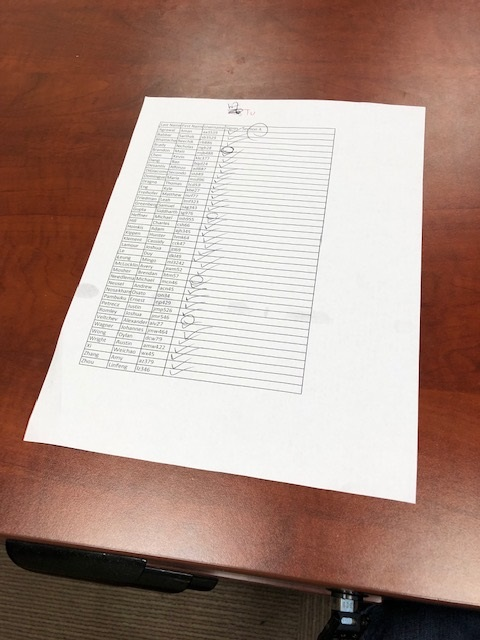
#> input picture matttest1.jpg, 480 x 640 px
$ python main.py
#> lines starting #> are read from the running program, lines starting #| are printed output that depends on the picture; after the words box and inside, x2 and y2 are one past the last pixel; in counts of white or black regions, pixels touching at a corner belong together
import cv2
import numpy as np
import matplotlib.pyplot as plt

img = cv2.imread('matttest1.jpg')
#> img is the input picture: shape (640, 480, 3); mean B, G, R 133.9, 144.2, 170.8
assert img is not None, 'Image not found'

plt.figure(figsize=(10,5))
plt.imshow(cv2.cvtColor(img, cv2.COLOR_BGR2RGB))
plt.title('Original Image')
plt.axis('off')
plt.show()

gray_img = cv2.cvtColor(img, cv2.COLOR_BGR2GRAY)
new_height = 512
new_width = int((new_height / img.shape[0] * img.shape[1]))
#> new_width = 384
resized_img = cv2.resize(gray_img, (new_width, new_height))
cv2.imwrite('resized_image.jpg', resized_img)

sigma = 2
blurred_img = cv2.GaussianBlur(resized_img, (0,0), sigma)
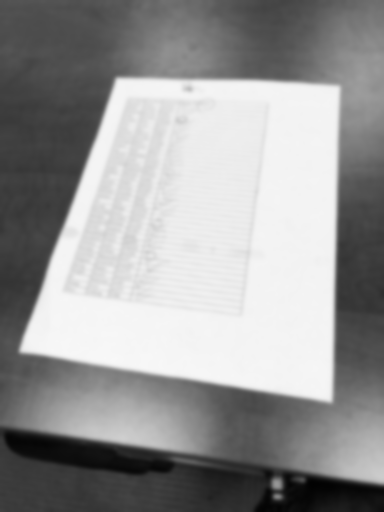
#> blurred_img: shape (512, 384); min 1, max 248, mean 151

mean_val = np.mean(blurred_img)
#> mean_val = 151
std_val = np.std(blurred_img)
#> std_val = 78.55
low_thresh = max(0, (mean_val - std_val)/255)
#> low_thresh = 0.284
high_thresh = min(1, (mean_val + std_val)/255)
#> high_thresh = 0.9
low_thresh = max(0.1, min(low_thresh, 0.2))
#> low_thresh = 0.2
high_thresh = max(0.2, min(high_thresh, 0.3))
#> high_thresh = 0.3

edges = cv2.Canny(blurred_img, int(low_thresh*255), int(high_thresh*255))
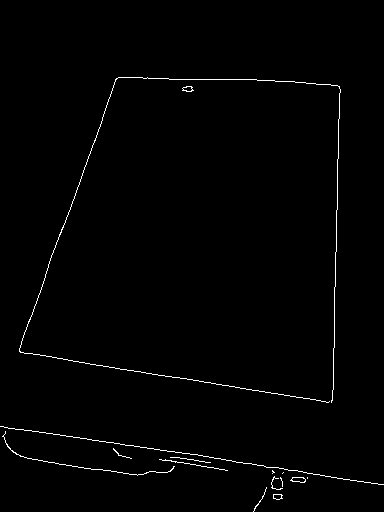
#> edges: shape (512, 384); 1% white in thin lines or dots, all inside (x1, y1, x2, y2) = (0, 77, 384, 512)

kernel = cv2.getStructuringElement(cv2.MORPH_RECT, (5,5))
closed_edges = cv2.morphologyEx(edges, cv2.MORPH_CLOSE, kernel)
#> closed_edges: shape (512, 384); 1.3% white; 4 white regions

plt.figure(figsize=(10,5))
plt.imshow(closed_edges, cmap='gray')
plt.title('Canny Edge Detection')
plt.axis('off')
plt.show()

contour, _ = cv2.findContours(closed_edges, cv2.RETR_EXTERNAL, cv2.CHAIN_APPROX_SIMPLE)
#> contour = 2 contours; box (x1, y1, x2, y2) and area: (19, 77, 341, 403) 81289, (0, 426, 384, 512) 5205
largest_contour = max(contour, key=cv2.contourArea)
#> largest_contour = contour of 338 points, box (x1, y1, x2, y2) (19, 77, 341, 403), area 81289

paper_mask = np.zeros_like(closed_edges)
cv2.drawContours(paper_mask, [largest_contour], -1, (255), -1)
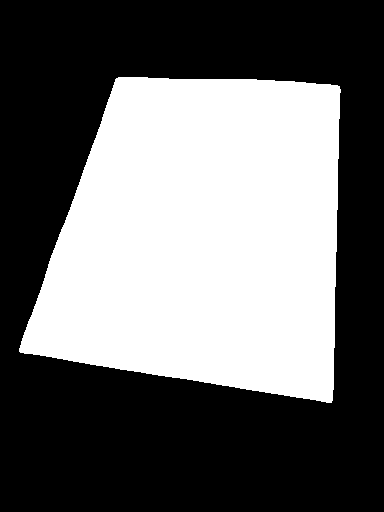
#> paper_mask: shape (512, 384); 41.6% white; 1 white region, box (x1, y1, x2, y2) and area: (19, 77, 341, 403) 81852

flitered_edges = cv2.bitwise_and(closed_edges, paper_mask)
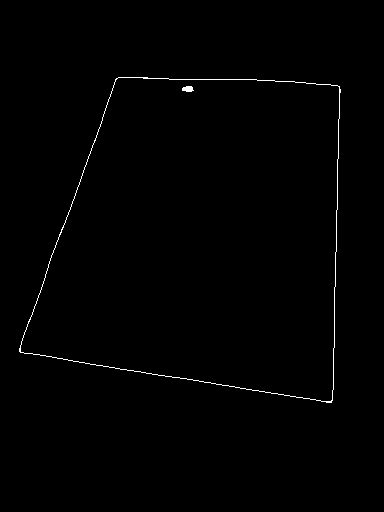
#> flitered_edges: shape (512, 384); 0.61% white in thin lines or dots, all inside (x1, y1, x2, y2) = (19, 77, 341, 403)

lines = cv2.HoughLines(flitered_edges, 1, np.pi/180, threshold=100)
#> lines = [[345, 1.73], [340, 0.0175], [137, 0.349], [75, 1.59]]

hough_img = cv2.cvtColor(flitered_edges, cv2.COLOR_GRAY2BGR)
if lines is not None:
    for line in lines:
        rho, theta = line[0]
        a = np.cos(theta)
        b = np.sin(theta)
        x0 = a * rho
        y0 = b * rho
        x1 = int(x0 + 1000 * (-b))
        y1 = int(y0 + 1000 * a)
        x2 = int(x0 - 1000 * (-b))
        y2 = int(y0 - 1000 * a)
        cv2.line(hough_img, (x1, y1), (x2, y2), (0, 0, 255), 2)
#> this loop made 4 passes
#> (rho, theta, a, b, x0, y0, x1, y1) on passes 1 to 4: (345, 1.73, -0.156, 0.988, -53.97, 340.8, -1041, 184), (340, 0.0175, 1, 0.0175, 339.9, 5.93, 322, 1005), (137, 0.349, 0.94, 0.342, 128.7, 46.86, -213, 986), (75, 1.59, -0.0175, 1, -1.31, 74.99, -1001, 57)
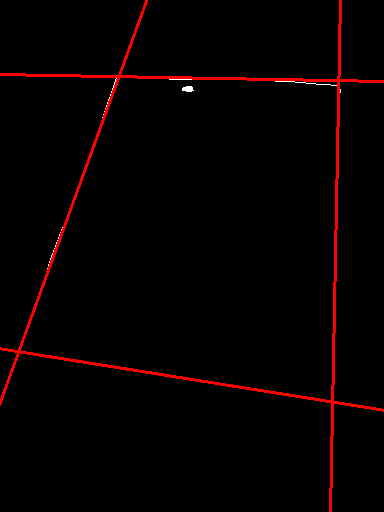
#> hough_img: shape (512, 384, 3); mean B, G, R 0.3, 0.3, 6.8

plt.figure(figsize=(10, 5))
plt.imshow(cv2.cvtColor(hough_img, cv2.COLOR_BGR2RGB))
plt.title("Hough Transform Lines")
plt.axis("off")
plt.show()

epsilon = 0.02 * cv2.arcLength(largest_contour, True)
#> epsilon = 23.87
approx = cv2.approxPolyDP(largest_contour, epsilon, True)
#> approx = [[116, 78], [19, 351], [331, 402], [339, 86]]

if len(approx) == 4:
    corners = approx.reshape(4, 2)
#> corners = [[116, 78], [19, 351], [331, 402], [339, 86]]
else:
    x, y, w, h = cv2.boundingRect(largest_contour)
    corners = np.array([[x, y],
                        [x + w, y],
                        [x + w, y + h],
                        [x, y + h]], dtype=np.float32)

corners = np.float32(corners)

corners_sorted = corners[np.lexsort((corners[:,0], corners[:,1]))]
#> corners_sorted = [[116, 78], [339, 86], [19, 351], [331, 402]]
top_two = corners_sorted[:2]
#> top_two = [[116, 78], [339, 86]]
bottom_two = corners_sorted[2:]
#> bottom_two = [[19, 351], [331, 402]]

top_left = top_two[np.argmin(top_two[:,0])]
#> top_left = [116, 78]
top_right = top_two[np.argmax(top_two[:,0])]
#> top_right = [339, 86]
bottom_left = bottom_two[np.argmin(bottom_two[:,0])]
#> bottom_left = [19, 351]
bottom_right = bottom_two[np.argmax(bottom_two[:,0])]
#> bottom_right = [331, 402]

ordered_corners = np.array([top_left, top_right, bottom_right, bottom_left], dtype=np.float32)
#> ordered_corners = [[116, 78], [339, 86], [331, 402], [19, 351]]

for corner in ordered_corners:
    x, y = corner
    cv2.circle(resized_img, (int(x), int(y)), 5, 255, -1)
#> this loop made 4 passes
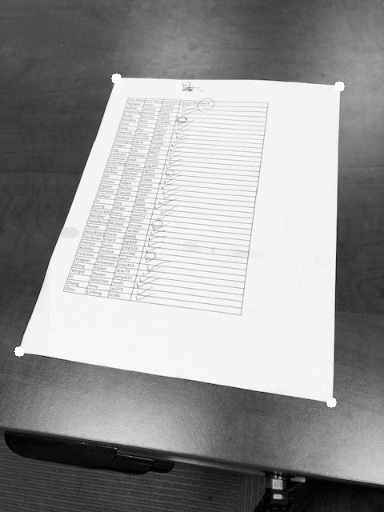
#> resized_img: shape (512, 384); min 0, max 255, mean 151.1

plt.figure(figsize=(10, 5))
plt.imshow(resized_img, cmap="gray")
plt.title("Detected Corners")
plt.axis("off")
plt.show()

target_width = 512
target_height = int((target_width / new_width) * new_height)
#> target_height = 682
target_corner = np.array([[0, 0],
                          [target_width - 1, 0],
                          [target_width - 1, target_height - 1],
                          [0, target_height - 1]], dtype=np.float32)
#> target_corner = [[0, 0], [511, 0], [511, 681], [0, 681]]

scale_x = img.shape[1] / new_width
#> scale_x = 1.25
scale_y = img.shape[0] / new_height
#> scale_y = 1.25

original_corners = np.zeros_like(ordered_corners, dtype=np.float32)
#> original_corners = [[0, 0], [0, 0], [0, 0], [0, 0]]
original_corners[:, 0] = ordered_corners[:, 0] * scale_x
original_corners[:, 1] = ordered_corners[:, 1] * scale_y

H, _ = cv2.findHomography(original_corners, target_corner)
#> H = [[2.4, 0.852, -430.6], [-0.12, 3.33, -307.7], [0.00037, 0.00156, 1]]

rectified_img = cv2.warpPerspective(img, H, (target_width, target_height))

plt.figure(figsize=(10, 5))
plt.imshow(cv2.cvtColor(rectified_img, cv2.COLOR_BGR2RGB))
plt.title("Rectified Image (High Quality)")
plt.axis('off')
plt.show()

# Now convert to grayscale for a "scanned" look without losing text clarity
rectified_gray = cv2.cvtColor(rectified_img, cv2.COLOR_BGR2GRAY)

# Optional: Apply adaptive thresholding to enhance text readability
rectified_thresh = cv2.adaptiveThreshold(rectified_gray, 255, cv2.ADAPTIVE_THRESH_GAUSSIAN_C,
                                         cv2.THRESH_BINARY, 11, 2)
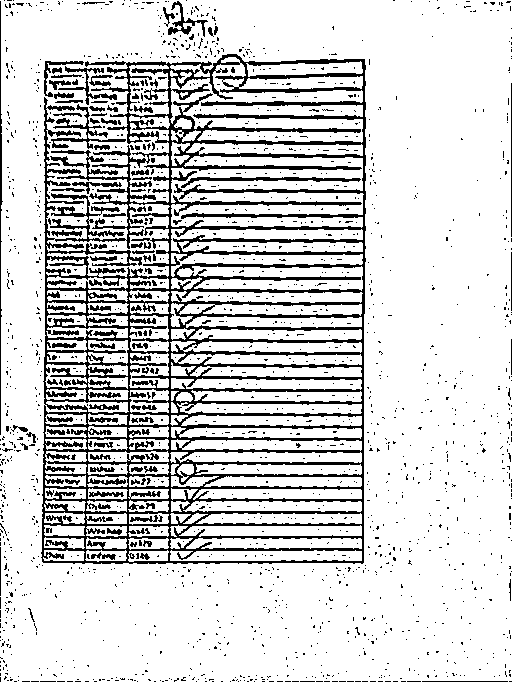
#> rectified_thresh: shape (682, 512); 82.9% white; 1788 black regions (1690 under 20 px), largest, box (x1, y1, x2, y2) and area: (41, 54, 366, 564) 46901, (51, 104, 126, 149) 620, (181, 177, 361, 188) 580

plt.figure(figsize=(10,5))
plt.imshow(rectified_gray, cmap='gray')
plt.title("Rectified Grayscale Image (High Quality)")
plt.axis('off')
plt.show()

plt.figure(figsize=(10,5))
plt.imshow(rectified_thresh, cmap='gray')
plt.title("Rectified 'Scanned' Image")
plt.axis('off')
plt.show()

$ run again, with scanned_effect_image.jpg copied over matttest1.jpg
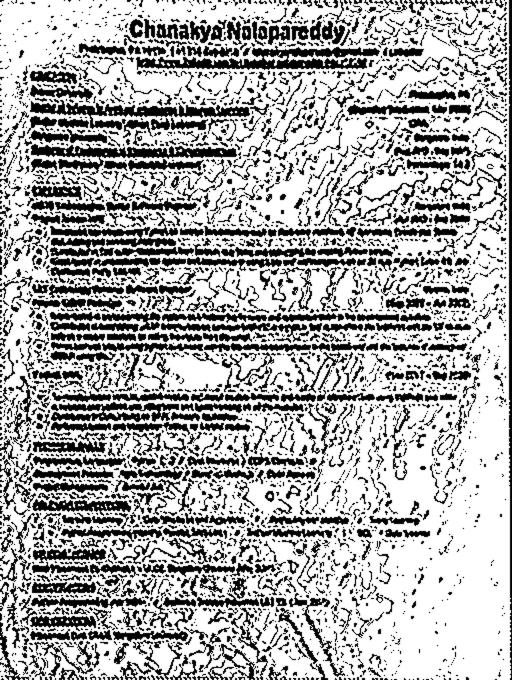
#> input picture scanned_effect_image.jpg, 1024 x 1360 px (shown at 1/2 size)
#> img is the input picture: shape (1360, 1024, 3); min 0, max 255, mean 174.3
#> mean_val = 174.5
#> std_val = 52.33
#> `low_thresh = max(0, (mean_val - std_val)/255)`: low_thresh = 0.479
#> `high_thresh = min(1, (mean_val + std_val)/255)`: high_thresh = 0.89
#> `low_thresh = max(0.1, min(low_thresh, 0.2))`: low_thresh = 0.2
#> `high_thresh = max(0.2, min(high_thresh, 0.3))`: high_thresh = 0.3
#> edges: shape (512, 385); 21.5% white in thin lines or dots
#> closed_edges: shape (512, 385); 71.7% white; 581 black regions (12 under 20 px)
#> contour = 26 contours, 14 with area under 20; largest, box (x1, y1, x2, y2) and area: (0, 0, 385, 512) 172999, (302, 426, 320, 468) 240, (332, 485, 345, 512) 130, (329, 402, 342, 419) 89, (34, 10, 44, 24) 72
#> largest_contour = contour of 922 points, box (x1, y1, x2, y2) (0, 0, 385, 512), area 172999
#> paper_mask: shape (512, 385); 88.6% white; 44 black regions (12 under 20 px), largest, box (x1, y1, x2, y2) and area: (271, 237, 382, 512) 15642, (0, 0, 100, 85) 4158, (106, 0, 211, 18) 1284
#> flitered_edges: shape (512, 385); 71% white; 581 black regions (12 under 20 px), largest, box (x1, y1, x2, y2) and area: (271, 237, 382, 512) 15672, (0, 0, 100, 85) 4238, (106, 0, 215, 19) 1324
#> the loop `for line in lines:` made 8532 passes
#> (rho, theta, a, b, x0, y0, x1, y1) on passes 1 to 3: (272, 0.785, 0.707, 0.707, 192.3, 192.3, -514, 899), (274, 0.785, 0.707, 0.707, 193.7, 193.7, -513, 900), (293, 0.785, 0.707, 0.707, 207.2, 207.2, -499, 914)
#> after the loop `for line in lines:`:
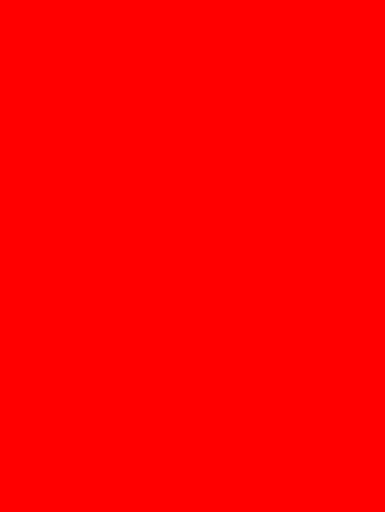
#> hough_img: shape (512, 385, 3); mean B, G, R 0, 0, 255
#> epsilon = 71.56
#> approx = [[54, 17], [0, 511], [291, 511], [369, 236], [384, 511], [384, 0]]
#> `x, y, w, h = cv2.boundingRect(largest_contour)`: x = 0; w = 385; h = 512
#> corners = [[0, 0], [385, 0], [385, 512], [0, 512]]
#> corners_sorted = [[0, 0], [385, 0], [0, 512], [385, 512]]
#> top_two = [[0, 0], [385, 0]]
#> bottom_two = [[0, 512], [385, 512]]
#> top_left = [0, 0]
#> top_right = [385, 0]
#> bottom_left = [0, 512]
#> bottom_right = [385, 512]
#> ordered_corners = [[0, 0], [385, 0], [385, 512], [0, 512]]
#> the loop `for corner in ordered_corners:` made 4 passes
#> H = [[0.499, 0, -4.92e-14], [0, 0.499, -1.97e-13], [0, 0, 1]]
#> `rectified_thresh = cv2.adaptiveThreshold(rectified_gray, 255, cv2.ADAP..`:
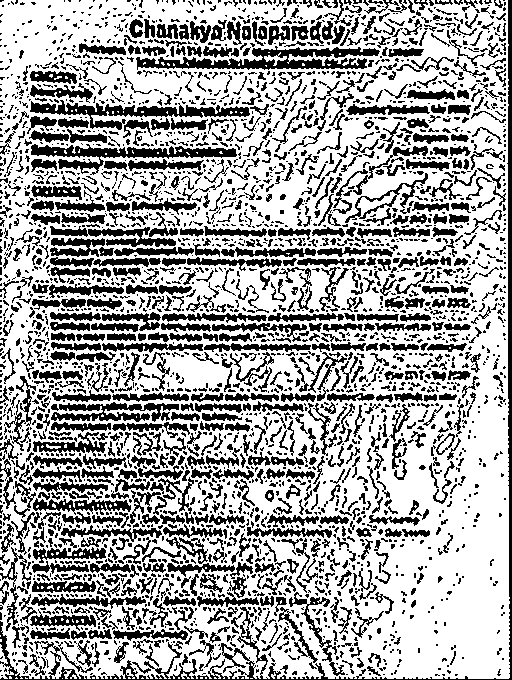
#> rectified_thresh: shape (680, 512); 65.4% white; 3137 black regions (2133 under 20 px), largest, box (x1, y1, x2, y2) and area: (0, 0, 512, 680) 5433, (136, 46, 380, 70) 2662, (30, 100, 250, 130) 2073
